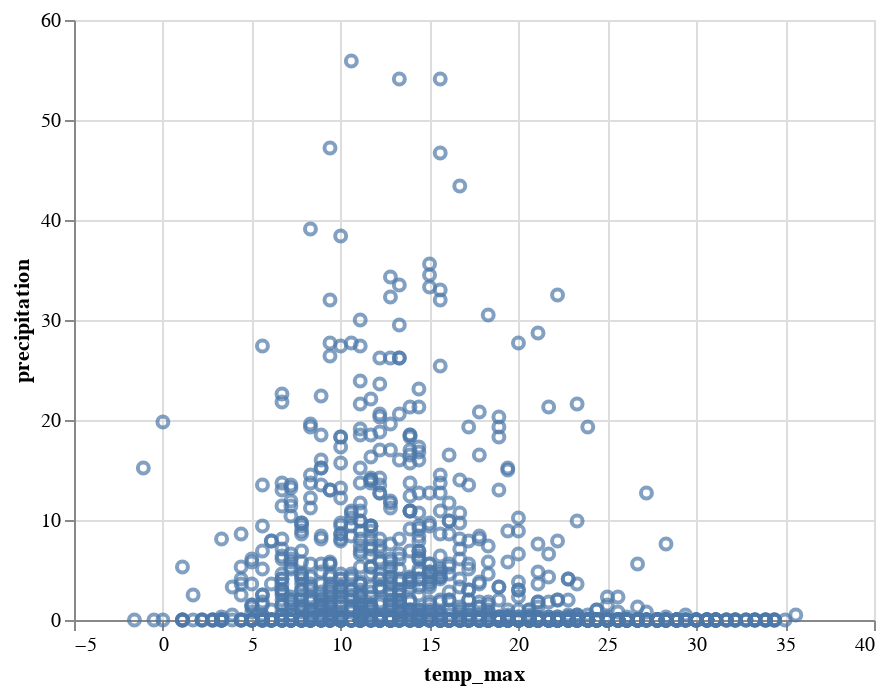

The cell this chart's notebook holds for it:
### Markdown cell above
## Scatterplot

In this example, we tell Draco to show two continuous fields. The most effective visualization is a scatterplot.

### Code cell
with open("../../draco/asp/examples/scatter.lp") as f:
    scatter_spec = f.read()

print("INPUT:")
print(scatter_spec)

print("OUTPUT:")
model = next(d.complete_spec(scatter_spec))
spec = answer_set_to_dict(model.answer_set)
pprint(spec)
display(renderer.render(spec=spec, data=weather_data))

print("VIOLATED PREFERENCES:")
pprint(d.count_preferences(str(model)))

### Figure 1 — Vega-Lite specification as saved in the notebook (floating-point values rounded to 4 significant figures; data arrays with more than 128 entries replaced by an {"elided": "..."} marker saying what was removed)
{"config": {"view": {"continuousWidth": 400, "continuousHeight": 300}}, "data": {"name": "data-830c39fec90146253fb06a06c26374ef"}, "mark": "point", "encoding": {"x": {"field": "temp_max", "scale": {"type": "linear", "zero": true}, "type": "quantitative"}, "y": {"field": "precipitation", "scale": {"type": "linear", "zero": true}, "type": "quantitative"}}, "$schema": "https://vega.github.io/schema/vega-lite/v4.17.0.json", "datasets": {"data-830c39fec90146253fb06a06c26374ef": {"elided": "1461 records"}}}
